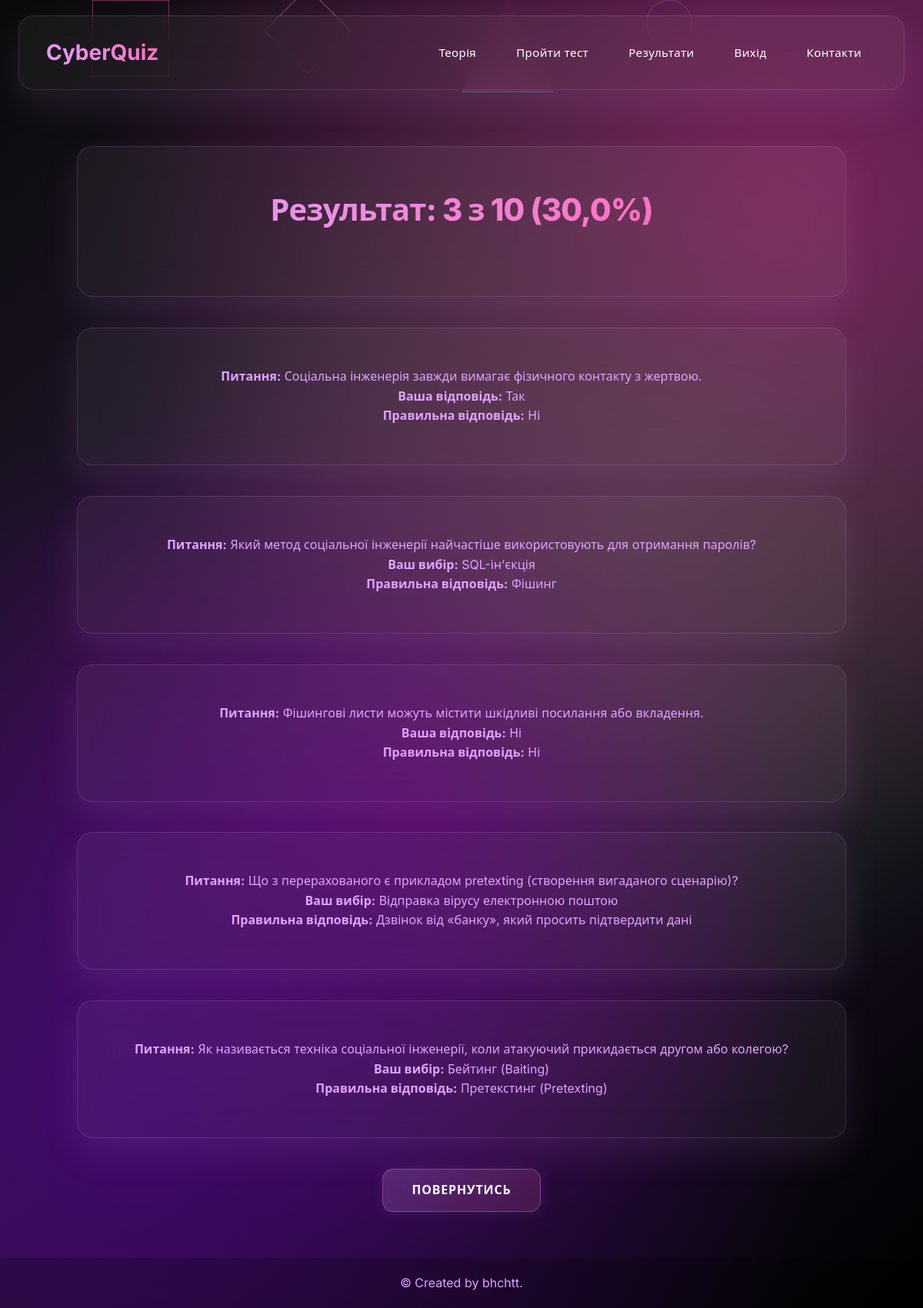
The page /quiz/result/15/ (signed in) on the database its author committed.
### awareness/models.py (models this page shows, shortened)
class Attempt(models.Model):
    user = models.ForeignKey(User, null=True, blank=True, on_delete=models.SET_NULL)
    user_name = models.CharField(max_length=100, blank=True, null=True)
    score = models.IntegerField()
    total = models.IntegerField()
    percent = models.FloatField(default=0.0)
    created_at = models.DateTimeField(auto_now_add=True)

class Answer(models.Model):
    attempt = models.ForeignKey(Attempt, related_name='answers', on_delete=models.CASCADE)
    question = models.ForeignKey(Question, on_delete=models.CASCADE)
    selected_choice = models.ForeignKey(Choice, null=True, blank=True, on_delete=models.SET_NULL)
    tf_answer = models.BooleanField(null=True, blank=True)

class Question(models.Model):
    TYPE_MCQ = 'MCQ'
    TYPE_TF = 'TF'
    QTYPE_CHOICES = (
        (TYPE_MCQ, 'Multiple Choice'),
        (TYPE_TF, 'True/False'),
    )
    text = models.TextField()
    qtype = models.CharField(max_length=3, choices=QTYPE_CHOICES)
    image = models.ImageField(
        upload_to='question_images/',
        blank=True,
        null=True,
        verbose_name="Зображення до питання"
    )
    explanation = models.TextField(blank=True, null=True)
    tf_correct_answer = models.BooleanField(null=True, blank=True)

class Choice(models.Model):
    question = models.ForeignKey(Question, related_name='choices', on_delete=models.CASCADE)
    text = models.CharField(max_length=255)
    is_correct = models.BooleanField(default=False)

### awareness/views.py (the view)
# urls.py: path('quiz/result/<int:attempt_id>/', views.quiz_result_detail, name='quiz_result_detail'),
@login_required
def quiz_result_detail(request, attempt_id):
    attempt = get_object_or_404(Attempt, id=attempt_id)
    answers = attempt.answers.select_related('question', 'selected_choice').all()
    return render(request, 'awareness/quiz_result_detail.html', {
        'attempt': attempt,
        'answers': answers
    })

### templates/awareness/quiz_result_detail.html (shortened to what this page needs)
{% extends 'awareness/base.html' %}
{% block content %}
<div class="registration-container">
  <div class="tm-glass-card">
    <h2>Результат: {{ attempt.score }} з {{ attempt.total }} ({{ attempt.percent }}%)</h2>
  </div>
  {% for a in answers %}
    <div class="tm-glass-card">
      <p><strong>Питання:</strong> {{ a.question.text }}</p>
      {% if a.question.qtype == 'MCQ' %}
        <p>
          <strong>Ваш вибір:</strong>
          {% if a.selected_choice %}
            {% if a.selected_choice.is_correct %}
              <span class="text-success">{{ a.selected_choice.text }}</span>
            {% else %}
              <span class="text-danger">{{ a.selected_choice.text }}</span>
            {% endif %}
          {% else %}
            <span class="text-warning">Немає відповіді</span>
          {% endif %}
        </p>
        <p>
          <strong>Правильна відповідь:</strong>
          {% for c in a.question.choices.all %}
            {% if c.is_correct %}
              {{ c.text }}
            {% endif %}
          {% endfor %}
        </p>
      {% else %}
        <p>
          <strong>Ваша відповідь:</strong>
          {% if a.tf_answer == a.question.tf_correct_answer %}
            <span class="text-success">{{ a.tf_answer|yesno:"Так,Ні" }}</span>
          {% else %}
            <span class="text-danger">{{ a.tf_answer|yesno:"Так,Ні" }}</span>
          {% endif %}
        </p>
        <p><strong>Правильна відповідь:</strong> {{ a.question.tf_correct_answer|yesno:"Так,Ні" }}</p>
      {% endif %}
    </div>
  {% endfor %}
  <a class="hero-button mt-3" href="{% url 'awareness:home' %}">Повернутись</a>
</div>
{% endblock %}

### static/css/style.css (style rules this page uses)
* { margin: 0; padding: 0; box-sizing: border-box; }
body { font-family: 'Inter', 'Segoe UI', -apple-system, BlinkMacSystemFont, system-ui, sans-serif; background: #000; color: #e0a3ff; overflow-x: hidden; min-height: 100vh; font-weight: 400; line-height: 1.6; -webkit-font-smoothing: antialiased; -moz-osx-font-smoothing: grayscale; padding-top: 130px; }
.hero-button { display: inline-block; padding: 14px 38px; border-radius: 14px; background: linear-gradient(135deg, rgba(224,163,255,0.2), rgba(255,105,180,0.15)); border: 1px solid rgba(224,163,255,0.3); color: #fff; font-weight: 700; text-decoration: none; text-transform: uppercase; letter-spacing: 0.05em; backdrop-filter: blur(10px); transition: all 0.35s cubic-bezier(0.4, 0, 0.2, 1); box-shadow: 0 0 20px rgba(224, 163, 255, 0.1); opacity: 0; animation: buttonSlideUp 1.2s ease 1s forwards; }
.registration-container, .auth-container, .results-container { display: flex; flex-direction: column; align-items: center; justify-content: center; padding: 60px 20px; min-height: calc(100vh - 80px); gap: 40px; position: relative; }
.registration-card, .auth-card, .result-card, .tm-glass-card, .test-card { background: rgba(255, 255, 255, 0.05); backdrop-filter: blur(25px); padding: 50px 35px; border-radius: 20px; box-shadow: 0 20px 50px rgba(224, 163, 255, 0.1); width: 100%; max-width: 1000px; color: #e0a3ff; text-align: center; border: 1px solid rgba(224, 163, 255, 0.15); animation: fadeInScale 1s ease forwards; position: relative; }
.registration-card h2, .auth-card h5, .result-card h2, .tm-glass-card h2, .test-card h2 { margin-bottom: 30px; font-weight: 800; background: linear-gradient(135deg, #e0a3ff 0%, #ff69b4 30%, #9370db 60%, #e0a3ff 100%); background-size: 300% 300%; -webkit-background-clip: text; background-clip: text; -webkit-text-fill-color: transparent; animation: modernGradient 8s ease infinite, slideInFromRight 1s ease forwards; letter-spacing: -0.02em; }
.result-card h2, .tm-glass-card h2, .test-card h2 { font-size: clamp(2rem, 4vw, 2.5rem); }

### rows shown on the page
Attempt: score "3", total "10", percent "30,0"
Answer: question.text "Соціальна інженерія завжди вимагає фізичного контакту з жертвою.", tf_answer "Так", question.tf_correct_answer "Ні"
Answer: question.text "Який метод соціальної інженерії найчастіше використовують для отримання паролів?", selected_choice.text "SQL-ін’єкція"
Choice: text "Фішинг"
Answer: question.text "Фішингові листи можуть містити шкідливі посилання або вкладення.", tf_answer "Ні", question.tf_correct_answer "Ні"
Answer: question.text "Що з перерахованого є прикладом pretexting (створення вигаданого сценарію)?", selected_choice.text "Відправка вірусу електронною поштою"
Choice: text "Дзвінок від «банку», який просить підтвердити дані"
Answer: question.text "Як називається техніка соціальної інженерії, коли атакуючий прикидається другом або колегою?", selected_choice.text "Бейтинг (Baiting)"
Choice: text "Претекстинг (Pretexting)"
